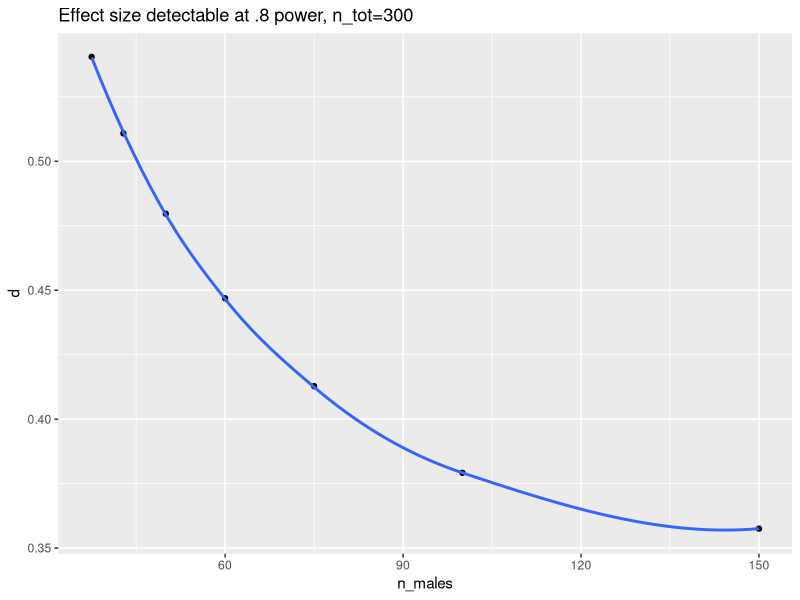

Recreate this plot in R.
## ---- chunk 1
knitr::opts_chunk$set(echo = FALSE, 
                      fig.align = "center",
                      out.width = "900px",
                      cache = TRUE)
## ---- chunk 2
knitr::include_graphics("https://www.nature.com/article-assets/npg/nathumbehav/2017/s41562-016-0021/images_hires/w926/s41562-016-0021-f1.jpg")
## ---- chunk 3
knitr::include_graphics("https://journals.plos.org/plosbiology/article/figure/image?size=large&id=10.1371/journal.pbio.2000797.g003")
## ---- chunk 4
library(tidyverse)

power_to_df <- function(x) {
  df <- data.frame(n1 = x$n1, n2 = x$n2, d = x$d, sig.level = x$sig.level, power = x$power, alternative = x$alternative)
  df
}

power_from_p_male <- function(p_male) {
  n_male <- p_male*300
  n_female <- 300 - n_male
  pwr::pwr.t2n.test(n_male, n_female, sig.level = 0.0125, 
                    power = .8, alternative = "greater")
}

pow_calc <- function(p_male) {
  power_to_df(power_from_p_male(p_male))
}

purrr::map_dfr(1/(2:8), pow_calc) %>%
  dplyr::rename(., n_males = n1) %>%
  ggplot2::ggplot(.) + 
  ggplot2::aes(n_males, d) + 
  ggplot2::geom_point() +
  ggplot2::geom_smooth(se = FALSE) +
  ggplot2::ggtitle("Effect size detectable at .8 power, n_tot=300")
## ---- chunk 5
library(DiagrammeR)
grViz("
      digraph {
      layout = dot
      node [shape = square]
      Analyze -> Evaluate
      Evaluate -> Analyze
      }")
## ---- chunk 6

# Helpful site: https://mikeyharper.uk/flowcharts-in-r-using-diagrammer/

grViz("
      digraph {
      graph [layout = dot, rankdir = LR]
      node [shape = circle, fillcolor = Linen]
      
      # Nod definitions
      E1, E2, En [shape = circle]
      S1, S2, Sn [shape = square]
      XL1, XL2, XLn, XLall  [shape = folder]
      Stat [shape = triangle]
      MSWd, Ppt [shape = rectangle]
      
      # Edge definitions
      E1 -> XL1
      S1 -> XL1
      E2 -> XL2
      S2 -> XL2
      En -> XLn
      Sn -> XLn
      {XL1, XL2, XLn} -> XLall
      XLall -> Stat
      Stat -> {XLplot, MSWd, Ppt}
      XLplot -> {MSWd, Ppt}
      }")
## ---- chunk 7
grViz("
      digraph {
      graph [layout = dot, rankdir = LR]
      
      # Node defaults
      node [shape = circle]
      
       [shape = folder, fillcolor = Linen]
      BOLD, DTI [shape = folder, fillcolor = Beige]
      MNI  [shape = folder, fillcolor = Linen]
      Plot, Stats [shape = rectangle]
      MSWd, Ppt [shape = oval]
      
      # Edge structure
      {T1, MNI} -> StrNorm
      {BOLD, StrNorm} -> BOLDNorm
      {Behavior, BOLDNorm} -> FuncBeh
      {DTI, StrNorm} -> DTINorm
      {FuncBeh, Demog, DTINorm} -> Part
      Part -> {Plot, Stats}
      Stats -> {MSWd, Ppt}
      Plot -> {MSWd, Ppt}
      }")
## ---- chunk 8
# read data files, first row (header) contains variable names
demo <- read.csv(file = "csv/study-1-demo-agg.csv", header = TRUE)
rt <- read.csv(file = "csv/study-1-rt-agg.csv", header = TRUE)

# merge and print
merged <- merge(demo, rt, by = "subID")
merged
## ---- chunk 9
sessionInfo()
